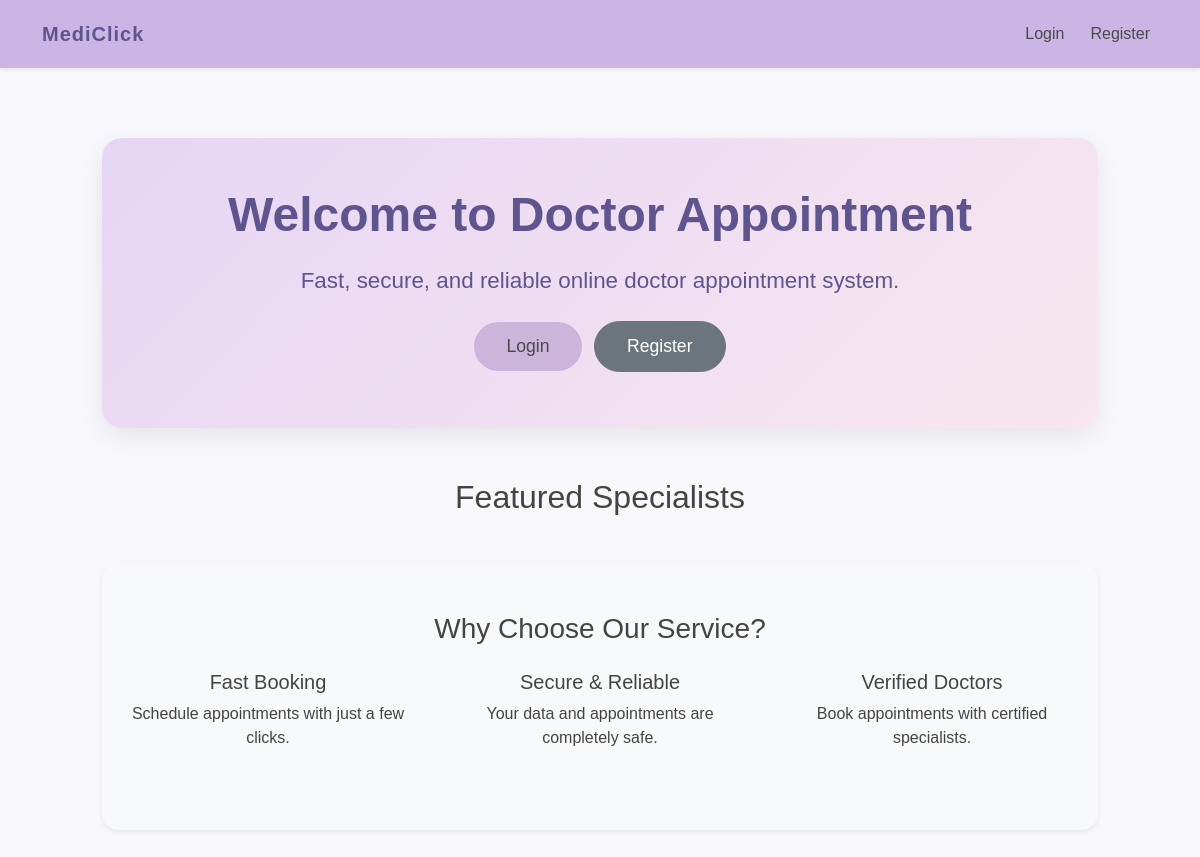
Before: / with the older database file.
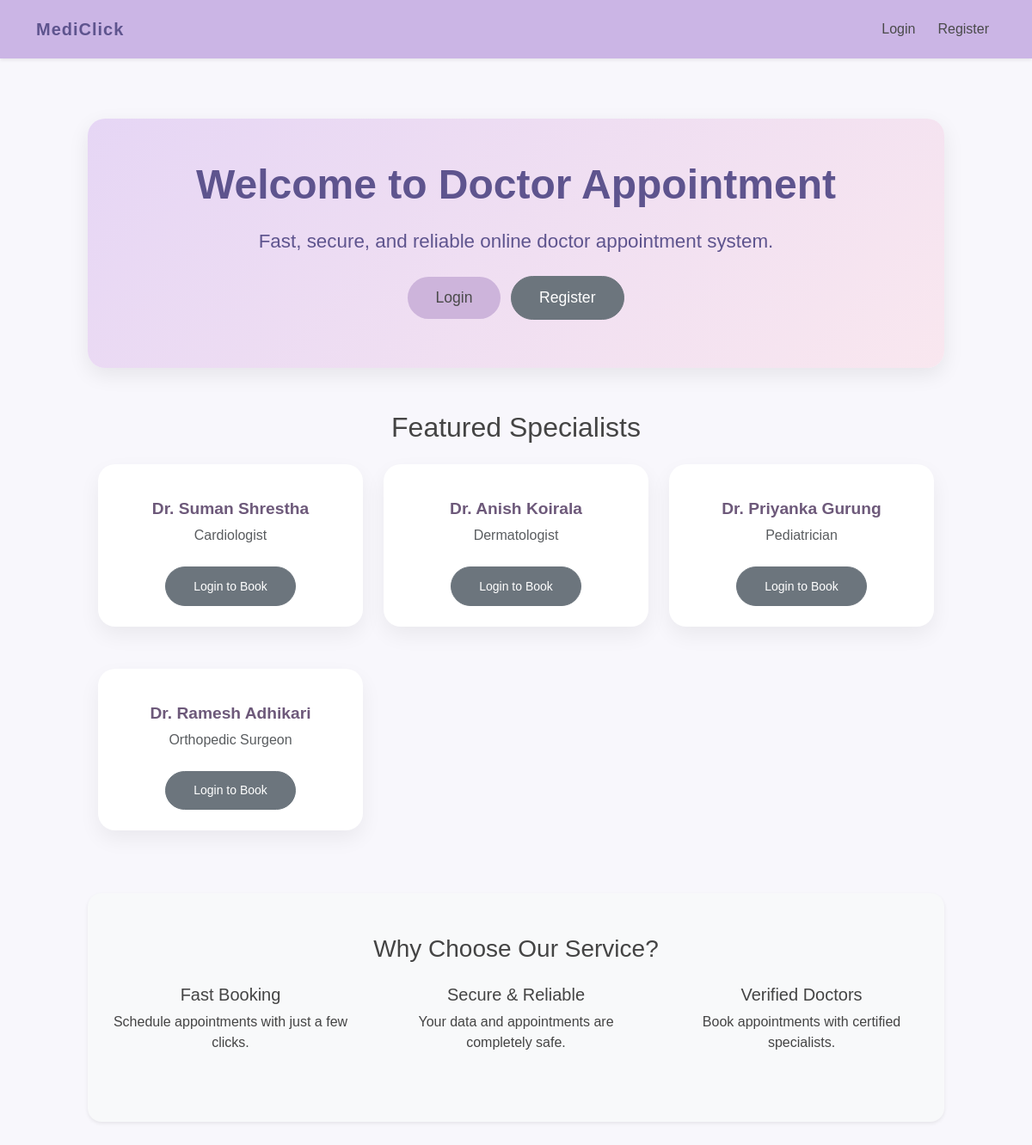
After: the same page with the newer database file.
### models.py (models this page shows)
class Doctor(db.Model):
    id = db.Column(db.Integer, primary_key=True)
    name = db.Column(db.String(100))
    specialization = db.Column(db.String(100))
    appointments = db.relationship('Appointment', backref='doctor', lazy=True)

### app.py (the view)
@app.route('/')
def home():
    doctors = Doctor.query.all()
    return render_template('index.html', doctors=doctors)

### templates/index.html (shortened to what this page needs)
{% extends 'base.html' %}
{% block content %}
<section class="text-center mt-5 hero-section py-5">
  <div class="container">
    {% if 'user_id' in session %}
      <h1 class="display-4 fw-bold">Welcome, {{ session['user_name'] }}!</h1>
      <p class="lead mb-4">Book appointments with top specialists in just a few clicks.</p>
    {% else %}
      <h1 class="display-4 fw-bold">Welcome to Doctor Appointment</h1>
      <p class="lead mb-4">Fast, secure, and reliable online doctor appointment system.</p>
      <a href="{{ url_for('login') }}" class="btn btn-primary btn-lg me-2 mb-2">Login</a>
      <a href="{{ url_for('register') }}" class="btn btn-secondary btn-lg mb-2">Register</a>
    {% endif %}
  </div>
</section>
<section class="mt-5 mb-5">
  <div class="container">
    <h2 class="text-center mb-4">Featured Specialists</h2>
    <div class="row row-cols-1 row-cols-md-3 g-4">
      {% for doc in doctors[:4] %}
      <div class="col">
        <div class="card-doctor text-center p-4">
          <h5>{{ doc.name }}</h5>
          <p class="text-muted">{{ doc.specialization }}</p>
          {% if 'user_id' in session %}
            <a href="{{ url_for('book', doctor_id=doc.id) }}" class="btn btn-primary btn-sm mt-2">Book Appointment</a>
          {% else %}
            <a href="{{ url_for('login') }}" class="btn btn-secondary btn-sm mt-2">Login to Book</a>
          {% endif %}
        </div>
      </div>
      {% endfor %}
    </div>
  </div>
</section>
<section class="my-5 py-5 bg-light rounded-4 shadow-sm">
  <div class="container text-center">
    <h3 class="mb-4">Why Choose Our Service?</h3>
    <div class="row">
      <div class="col-md-4 mb-3">
        <h5>Fast Booking</h5>
        <p>Schedule appointments with just a few clicks.</p>
      </div>
      <div class="col-md-4 mb-3">
        <h5>Secure & Reliable</h5>
        <p>Your data and appointments are completely safe.</p>
      </div>
      <div class="col-md-4 mb-3">
        <h5>Verified Doctors</h5>
        <p>Book appointments with certified specialists.</p>
      </div>
    </div>
  </div>
</section>
{% endblock %}

Changed rows visible on the page:
added Doctor: name "Dr. Suman Shrestha", specialization "Cardiologist"
added Doctor: name "Dr. Anish Koirala", specialization "Dermatologist"
added Doctor: name "Dr. Priyanka Gurung", specialization "Pediatrician"
added Doctor: name "Dr. Ramesh Adhikari", specialization "Orthopedic Surgeon"
